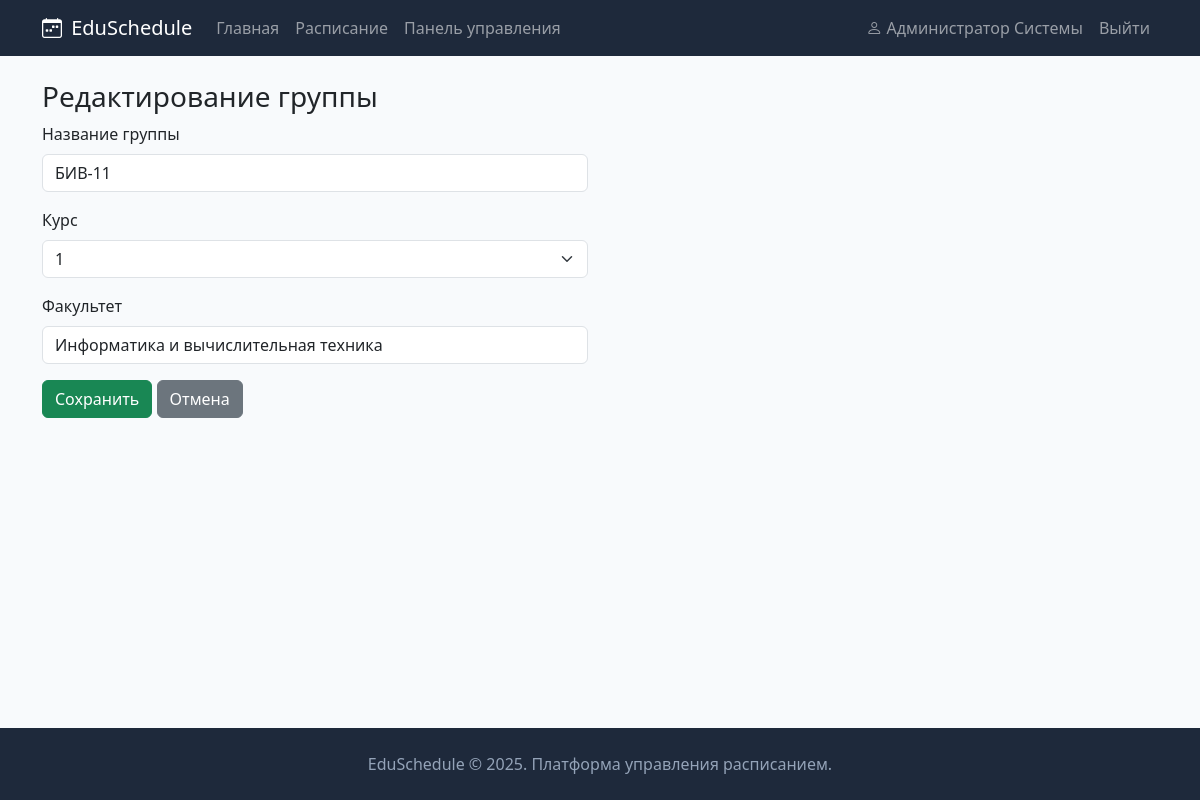
The page /admin/groups/edit/1 (signed in) on the database its author committed.
### app/models.py (models this page shows, shortened)
class User(db.Model, UserMixin):
    __tablename__ = 'users'
    id = db.Column(db.Integer, primary_key=True)
    username = db.Column(db.String(80), unique=True, nullable=False)
    password_hash = db.Column(db.String(256), nullable=False)
    full_name = db.Column(db.String(150), nullable=False)
    email = db.Column(db.String(120), unique=True, nullable=False)
    role = db.Column(db.String(20), nullable=False, default='student')
    group_id = db.Column(db.Integer, db.ForeignKey('groups.id'), nullable=True)
    created_at = db.Column(db.DateTime, default=datetime.utcnow)

class Group(db.Model):
    __tablename__ = 'groups'
    id = db.Column(db.Integer, primary_key=True)
    name = db.Column(db.String(50), unique=True, nullable=False)
    course = db.Column(db.Integer, nullable=False)
    faculty = db.Column(db.String(200), nullable=False)
    students = db.relationship('User', backref='group', lazy=True)
    lessons = db.relationship('Lesson', backref='group', lazy=True, cascade='all, delete-orphan')

### app/routes.py (the view, shortened to what this page needs)
@app.route('/admin/groups/edit/<int:id>', methods=['GET', 'POST'])
@login_required
@admin_required
def admin_group_edit(id):
    group = Group.query.get_or_404(id)
    return render_template('admin/group_form.html', group=group)

### app/models.py (called while the page is built)
@login_manager.user_loader
def load_user(user_id):
    return User.query.get(int(user_id))

### app/routes.py (called while the page is built)
def admin_required(f):
    @wraps(f)
    def wrapper(*args, **kwargs):
        if not current_user.is_authenticated or current_user.role != 'admin':
            flash('Доступ запрещён', 'danger')
            return redirect(url_for('index'))
        return f(*args, **kwargs)
    return wrapper

@app.context_processor
def inject_globals():
    return dict(days=DAYS, time_slots=TIME_SLOTS)

### app/templates/admin/group_form.html (shortened to what this page needs)
{% extends "base.html" %}
{% block content %}
<h3>{% if group %}Редактирование группы{% else %}Добавление группы{% endif %}</h3>
<div class="row">
    <div class="col-md-6">
        <form method="POST">
            <div class="mb-3">
                <label for="name" class="form-label">Название группы</label>
                <input type="text" class="form-control" id="name" name="name"
                       value="{{ group.name if group else '' }}" required>
            </div>
            <div class="mb-3">
                <label for="course" class="form-label">Курс</label>
                <select class="form-select" id="course" name="course" required>
                    {% for c in range(1, 7) %}
                    <option value="{{ c }}" {% if group and group.course == c %}selected{% endif %}>{{ c }}</option>
                    {% endfor %}
                </select>
            </div>
            <div class="mb-3">
                <label for="faculty" class="form-label">Факультет</label>
                <input type="text" class="form-control" id="faculty" name="faculty"
                       value="{{ group.faculty if group else '' }}" required>
            </div>
            <button type="submit" class="btn btn-success">Сохранить</button>
            <a href="{{ url_for('admin_groups') }}" class="btn btn-secondary">Отмена</a>
        </form>
    </div>
</div>
{% endblock %}

### app/templates/base.html (shortened to what this page needs)
<!DOCTYPE html>
<html lang="ru">
<head>
    <link href="https://cdn.jsdelivr.net/npm/bootstrap@5.3.2/dist/css/bootstrap.min.css" rel="stylesheet">
    <link href="https://cdn.jsdelivr.net/npm/bootstrap-icons@1.11.1/font/bootstrap-icons.css" rel="stylesheet">
    <link href="{{ url_for('static', filename='css/style.css') }}" rel="stylesheet">
</head>
<body>
    <nav class="navbar navbar-expand-lg navbar-dark">
        <div class="container">
            <a class="navbar-brand" href="{{ url_for('index') }}">
                <i class="bi bi-calendar-week"></i> EduSchedule
            </a>
            <div class="collapse navbar-collapse" id="navbarNav">
                <ul class="navbar-nav me-auto">
                    <li class="nav-item">
                        <a class="nav-link" href="{{ url_for('index') }}">Главная</a>
                    </li>
                    <li class="nav-item">
                        <a class="nav-link" href="{{ url_for('schedule') }}">Расписание</a>
                    </li>
                    {% if current_user.is_authenticated and current_user.role == 'admin' %}
                    <li class="nav-item">
                        <a class="nav-link" href="{{ url_for('admin_dashboard') }}">Панель управления</a>
                    </li>
                    {% endif %}
                </ul>
                <ul class="navbar-nav">
                    {% if current_user.is_authenticated %}
                    <li class="nav-item">
                        <a class="nav-link" href="{{ url_for('profile') }}">
                            <i class="bi bi-person"></i> {{ current_user.full_name }}
                        </a>
                    </li>
                    <li class="nav-item">
                        <a class="nav-link" href="{{ url_for('logout') }}">Выйти</a>
                    </li>
                    {% endif %}
                </ul>
            </div>
        </div>
    </nav>
    <main class="container mt-4">
        {% block content %}{% endblock %}
    </main>
    <footer class="mt-5 py-4 text-center">
        <div class="container">
            <p class="mb-0">EduSchedule &copy; 2025. Платформа управления расписанием.</p>
        </div>
    </footer>
</body>
</html>

### app/static/css/style.css (style rules this page uses)
:root { --dark-bg: #1e293b; --dark-bg-hover: #334155; --body-bg: #f8fafc; --border-color: #e2e8f0; --text-muted-custom: #94a3b8; }
body { min-height: 100vh; display: flex; flex-direction: column; background-color: var(--body-bg); }
main { flex: 1; }
.navbar { background-color: var(--dark-bg) !important; }
.navbar-brand i { margin-right: 4px; }
footer { margin-top: auto; background-color: var(--dark-bg) !important; }
footer p { color: var(--text-muted-custom) !important; }

### rows shown on the page
User: full_name "Администратор Системы"
Group: name "БИВ-11", course "1", faculty "Информатика и вычислительная техника"
